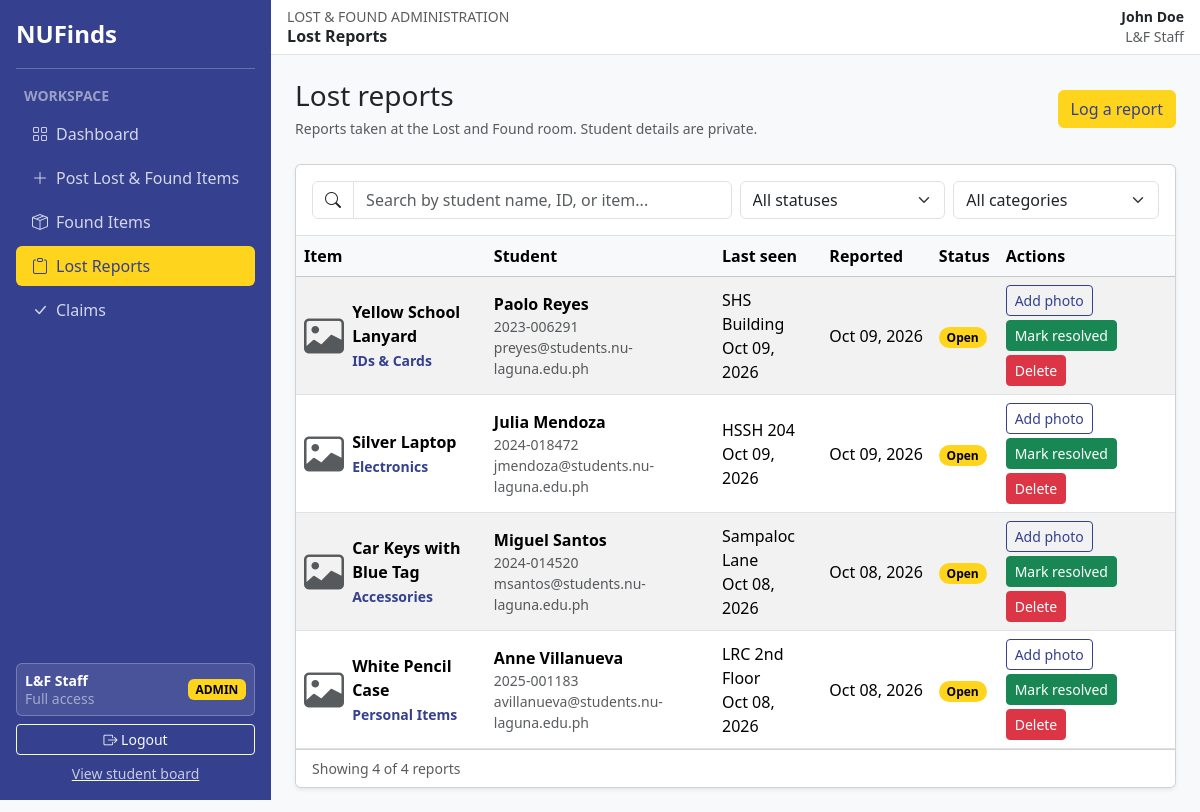
/pages/admin/lostReports.php (signed in), run on the app's committed database.
### tables this page shows
CREATE TABLE lost_items (
    report_id INT PRIMARY KEY auto_increment,
    item_name VARCHAR(255) NOT NULL,
    category VARCHAR(100) NOT NULL,
    description VARCHAR(255),
    location_lost VARCHAR(255),
    date_lost DATE,
    student_id VARCHAR(12) NOT NULL,
    student_name VARCHAR(255) NOT NULL,
    email VARCHAR(255) NOT NULL,
    date_reported DATE NOT NULL,
    img_path VARCHAR(255),
    status ENUM('Open', 'Resolved') NOT NULL DEFAULT 'Open'
);

### actions/admin/lost/lostQuery.php (called while the page is built, shortened)
<?php
    require '../../config/connection.php';
    $display = "SELECT report_id, item_name, category, location_lost, date_lost, student_id, student_name, email, date_reported, img_path, status
                FROM lost_items
                ORDER BY date_reported DESC, report_id DESC";
    $result = mysqli_query($connection, $display);
    $totalRows = mysqli_num_rows($result);
?>

### pages/admin/lostReports.php (the view, shortened to what this page needs)
<?php
    require '../../actions/admin/lost/lostQuery.php';
?>
<!DOCTYPE html>
<html lang="en">
<?php include('../../includes/head.php'); ?>
<body>
    <?php include('../../includes/admin/header.php'); ?>
            <div class="d-flex flex-column flex-sm-row justify-content-between align-items-sm-center gap-2 mb-4">
                <div>
                    <h1 class="h3 mb-1">Lost reports</h1>
                    <span class="text-body-secondary small">Reports taken at the Lost and Found room. Student details are private.</span>
                </div>
                <a class="btn btn-warning" href="postItem.php">Log a report</a>
            </div>
            <section class="card shadow-sm">
                <div class="card-body border-bottom" data-filter-scope data-target="#reports-body" data-count="#reports-count">
                    <div class="row g-2">
                        <div class="col-12 col-md">
                            <div class="input-group">
                                <span class="input-group-text bg-white"><i class="bi bi-search"></i></span>
                                <input type="search" class="form-control" data-filter="search" placeholder="Search by student name, ID, or item...">
                            </div>
                        </div>
                        <div class="col-6 col-md-3">
                            <select class="form-select" data-filter="status" aria-label="Status">
                                <option value="">All statuses</option>
                            </select>
                        </div>
                        <div class="col-6 col-md-3">
                            <select class="form-select" data-filter="category" aria-label="Category">
                                <option value="">All categories</option>
                            </select>
                        </div>
                    </div>
                </div>
                <div class="table-responsive">
                    <table class="table table-hover align-middle mb-0 table-striped">
                        <thead class="table-light">
                            <tr>
                                <th>Item</th>
                                <th>Student</th>
                                <th>Last seen</th>
                                <th>Reported</th>
                                <th>Status</th>
                                <th>Actions</th>
                            </tr>
                        </thead>
                        <tbody id="reports-body">
                            <?php while ($row = mysqli_fetch_array($result)) { ?>
                                <tr data-search="<?php echo htmlspecialchars(strtolower($row['item_name'] . ' ' . $row['student_name'] . ' ' . $row['student_id'])); ?>"
                                    data-status="<?php echo $row['status']; ?>"
                                    data-category="<?php echo htmlspecialchars($row['category']); ?>">
                                    <td>
                                        <div class="d-flex align-items-center gap-2">
                                            <?php if (!empty($row['img_path'])) { ?>
                                                <img class="rounded object-fit-cover" width="40" height="40" src="../../assets/uploads/<?php echo htmlspecialchars($row['img_path']); ?>" alt="">
                                            <?php } else { ?>
                                                <i class="bi bi-image fs-1 text-body-secondary"></i>
                                            <?php } ?>
                                            <div>
                                                <strong class="d-block"><?php echo htmlspecialchars($row['item_name']); ?></strong>
                                                <small class="text-primary fw-semibold"><?php echo htmlspecialchars($row['category']); ?></small>
                                            </div>
                                        </div>
                                    </td>
                                    <td>
                                        <strong class="d-block"><?php echo htmlspecialchars($row['student_name']); ?></strong>
                                        <small class="d-block text-body-secondary"><?php echo htmlspecialchars($row['student_id']); ?></small>
                                        <small class="d-block text-body-secondary"><?php echo htmlspecialchars($row['email']); ?></small>
                                    </td>
                                    <td>
                                        <?php echo htmlspecialchars($row['location_lost'] ?? 'Not specified'); ?>
                                        <?php if (!empty($row['date_lost'])) { echo '<br>' . date('M d, Y', strtotime($row['date_lost'])); } ?>
                                    </td>
                                    <td class="text-nowrap"><?php echo date('M d, Y', strtotime($row['date_reported'])); ?></td>
                                    <td>
                                        <span class="badge rounded-pill text-bg-<?php echo $row['status'] == 'Open' ? 'warning' : 'secondary'; ?>"><?php echo $row['status']; ?></span>
                                    </td>
                                    <td>
                                        <div class="d-flex flex-wrap gap-1">
                                            <form class="photo-form" action="../../actions/admin/item/uploadPhoto.php" method="POST" enctype="multipart/form-data">
                                                    <button type="button" class="btn btn-sm btn-outline-primary js-replace-photo"><?php echo empty($row['img_path']) ? 'Add photo' : 'Replace photo'; ?></button>
                                                </form>
                                            <?php if ($row['status'] == 'Open') { ?>
                                                <form action="../../actions/admin/lost/resolveLost.php" method="POST"
                                                      onsubmit="return confirm('Mark this lost report as resolved?');">
                                                    <button type="submit" class="btn btn-sm btn-success">Mark resolved</button>
                                                </form>
                                            <?php } ?>
                                            <form action="../../actions/admin/lost/deleteLost.php" method="POST"
                                                  onsubmit="return confirm('Delete this lost report permanently?');">
                                                <button type="submit" class="btn btn-sm btn-danger">Delete</button>
                                            </form>
                                        </div>
                                    </td>
                                </tr>
                            <?php } ?>
                        </tbody>
                    </table>
                </div>
                <div class="card-footer bg-white small text-body-secondary">
                    <span id="reports-count">Showing <?php echo $totalRows; ?> of <?php echo $totalRows; ?> reports</span>
                </div>
            </section>
    <?php include('../../includes/admin/footer.php'); ?>
</body>
</html>

### src/style.css (style rules this page uses)
:root { --bs-primary: #35408e; --bs-primary-rgb: 53, 64, 142; --bs-warning: #ffd41c; --bs-warning-rgb: 255, 212, 28; --bs-link-color: #35408e; --bs-link-color-rgb: 53, 64, 142; --bs-link-hover-color: #2c357a; --bs-link-hover-color-rgb: 44, 53, 122; }
.btn-outline-primary { --bs-btn-color: #35408e; --bs-btn-border-color: #35408e; --bs-btn-hover-bg: #35408e; --bs-btn-hover-border-color: #35408e; --bs-btn-active-bg: #35408e; --bs-btn-active-border-color: #35408e; --bs-btn-disabled-color: #35408e; --bs-btn-disabled-border-color: #35408e; }
.btn-warning { --bs-btn-color: #35408e; --bs-btn-bg: #ffd41c; --bs-btn-border-color: #ffd41c; --bs-btn-hover-color: #35408e; --bs-btn-hover-bg: #f4c900; --bs-btn-hover-border-color: #f4c900; --bs-btn-active-color: #35408e; --bs-btn-active-bg: #f4c900; --bs-btn-active-border-color: #f4c900; --bs-btn-disabled-color: #35408e; --bs-btn-disabled-bg: #ffd41c; --bs-btn-disabled-border-color: #ffd41c; }

### data on the page
lost_items: item_name "Yellow School Lanyard", category "IDs & Cards", student_name "Paolo Reyes", student "2023-006291", email "preyes@students.nu-laguna.edu.ph", location_lost "SHS Building", date_lost "Oct 09, 2026", date_reported "Oct 09, 2026", status "Open", shows "Add photo"
lost_items: item_name "Silver Laptop", category "Electronics", student_name "Julia Mendoza", student "2024-018472", email "jmendoza@students.nu-laguna.edu.ph", location_lost "HSSH 204", date_lost "Oct 09, 2026", date_reported "Oct 09, 2026", status "Open", shows "Add photo"
lost_items: item_name "Car Keys with Blue Tag", category "Accessories", student_name "Miguel Santos", student "2024-014520", email "msantos@students.nu-laguna.edu.ph", location_lost "Sampaloc Lane", date_lost "Oct 08, 2026", date_reported "Oct 08, 2026", status "Open", shows "Add photo"
lost_items: item_name "White Pencil Case", category "Personal Items", student_name "Anne Villanueva", student "2025-001183", email "avillanueva@students.nu-laguna.edu.ph", location_lost "LRC 2nd Floor", date_lost "Oct 08, 2026", date_reported "Oct 08, 2026", status "Open", shows "Add photo"

### other printed values
$page_title "Lost Reports"
$_SESSION['name'] "John Doe"
$totalRows "4"
